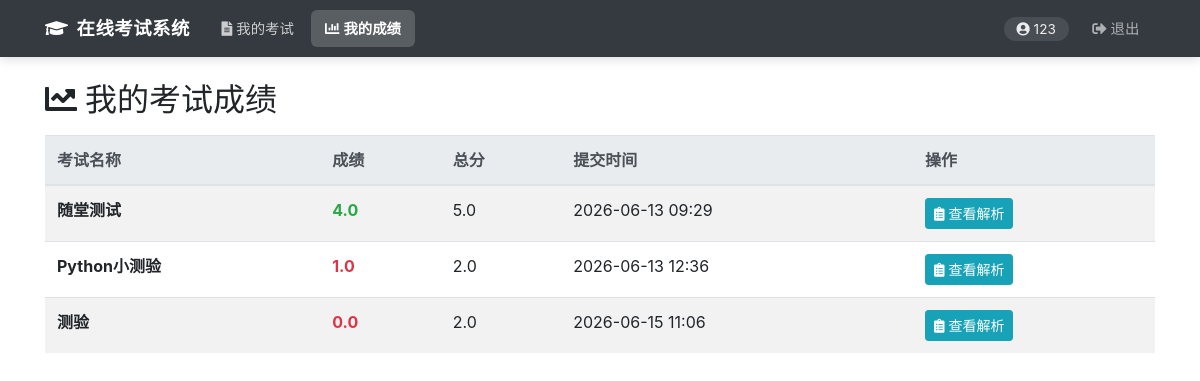
The page /results/me (signed in) on the database its author committed.
### database/models.py (models this page shows, shortened)
class User(db.Model, UserMixin):
    id = db.Column(db.Integer, primary_key=True)
    username = db.Column(db.String(20), unique=True, nullable=False)
    email = db.Column(db.String(120), unique=True)  # , nullable=False)
    password_hash = db.Column(db.String(60), nullable=False)
    role = db.Column(db.String(20), nullable=False)
    created_at = db.Column(db.DateTime, nullable=False, default=datetime.utcnow)
    def is_teacher(self):
        return self.role == RoleEnum.TEACHER
    def is_student(self):
        return self.role == RoleEnum.STUDENT

class Result(db.Model):
    id = db.Column(db.Integer, primary_key=True)
    exam_id = db.Column(db.Integer, db.ForeignKey('exam.id'), nullable=False)
    student_id = db.Column(db.Integer, db.ForeignKey('user.id'), nullable=False)
    score = db.Column(db.Float, nullable=False)
    total_score = db.Column(db.Float, nullable=False)
    submitted_at = db.Column(db.DateTime, nullable=False, default=datetime.utcnow)
    ai_analysis = db.Column(db.Text)
    student = db.relationship('User', backref='results', lazy=True)

class Exam(db.Model):
    id = db.Column(db.Integer, primary_key=True)
    title = db.Column(db.String(100), nullable=False)
    description = db.Column(db.Text)
    start_time = db.Column(db.DateTime, nullable=False)
    end_time = db.Column(db.DateTime, nullable=False)
    duration = db.Column(db.Integer, nullable=False)  # 分钟
    status = db.Column(db.String(20), nullable=False, default=ExamStatusEnum.DRAFT)
    creator_id = db.Column(db.Integer, db.ForeignKey('user.id'), nullable=False)
    created_at = db.Column(db.DateTime, nullable=False, default=datetime.utcnow)
    creator = db.relationship('User', backref='exams', lazy=True)
    exam_questions = db.relationship('ExamQuestion', backref='exam', lazy=True)
    exam_students = db.relationship('ExamStudent', backref='exam', lazy=True)
    sessions = db.relationship('ExamSession', backref='exam', lazy=True)
    results = db.relationship('Result', backref='exam', lazy=True)

### result/routes.py (the view)
@result_bp.route("/results/me")
@login_required
def my_results():
    if not current_user.is_student():
        flash('无权访问', 'danger')
        return redirect(url_for('home'))
    results = Result.query.filter_by(student_id=current_user.id).all()
    return render_template('result/my_results.html', results=results, now=datetime.now(), ExamStatusEnum=ExamStatusEnum)

### app.py (called while the page is built, shortened)
@login_manager.user_loader
def load_user(user_id):
    from database.models import User
    return db.session.get(User, int(user_id))

@app.before_request
def auto_end_expired_exams():
    from database.models import Exam, ExamSession, ExamStatusEnum, Answer, ExamQuestion, Result, Question, QuestionTypeEnum
    OBJECTIVE_TYPES = {'single_choice', 'multiple_choice', 'true_false', 'fill_blank'}
    try:
        now = datetime.now()
        expired_exams = Exam.query.filter(
            Exam.status == ExamStatusEnum.PUBLISHED,
            Exam.end_time < now
        ).all()
        if expired_exams:
            db.session.commit()
    except Exception:
        db.session.rollback()

### templates/result/my_results.html (shortened to what this page needs)
<!DOCTYPE html>
<html lang="zh-CN">
<head>
    <link rel="stylesheet" href="https://maxcdn.bootstrapcdn.com/bootstrap/4.5.2/css/bootstrap.min.css">
    <link rel="stylesheet" href="https://cdnjs.cloudflare.com/ajax/libs/font-awesome/5.15.4/css/all.min.css">
</head>
<body>
    {% include 'layout/header.html' %}
    <div class="container mt-4">
        <h2><i class="fas fa-chart-line mr-2"></i>我的考试成绩</h2>
        {% if results %}
        <table class="table table-striped mt-3">
            <thead class="thead-light">
                <tr>
                    <th>考试名称</th>
                    <th>成绩</th>
                    <th>总分</th>
                    <th>提交时间</th>
                    <th>操作</th>
                </tr>
            </thead>
            <tbody>
                {% for result in results %}
                    {% set exam_ended = (result.exam.status == ExamStatusEnum.ENDED) or (result.exam.end_time and now > result.exam.end_time) %}
                <tr>
                    <td><strong>{{ result.exam.title }}</strong></td>
                    <td>
                        {% set pct = (result.score / result.total_score * 100) if result.total_score > 0 else 0 %}
                        <span class="{% if pct >= 80 %}text-success{% elif pct >= 60 %}text-warning{% else %}text-danger{% endif %} font-weight-bold">
                            {{ result.score }}
                        </span>
                    </td>
                    <td>{{ result.total_score }}</td>
                    <td>{{ result.submitted_at.strftime('%Y-%m-%d %H:%M') }}</td>
                    <td>
                        {% if exam_ended %}
                            <a href="{{ url_for('result.view_analysis', exam_id=result.exam_id, student_id=current_user.id) }}"
                               class="btn btn-sm btn-info">
                                <i class="fas fa-clipboard-list mr-1"></i>查看解析
                            </a>
                        {% else %}
                            <span class="text-muted small"><i class="fas fa-lock mr-1"></i>考试结束后开放</span>
                        {% endif %}
                    </td>
                </tr>
                {% endfor %}
            </tbody>
        </table>
        {% else %}
            <div class="alert alert-info mt-4">
                <i class="fas fa-inbox mr-1"></i>暂无考试成绩
            </div>
        {% endif %}
    </div>
</body>
</html>

### templates/layout/header.html (shortened to what this page needs)
<!DOCTYPE html>
<html lang="zh-CN">
<head>
    <link rel="stylesheet" href="https://maxcdn.bootstrapcdn.com/bootstrap/4.5.2/css/bootstrap.min.css">
    <link rel="stylesheet" href="https://cdnjs.cloudflare.com/ajax/libs/font-awesome/5.15.4/css/all.min.css">
</head>
<body>
    <nav class="navbar navbar-expand-lg navbar-dark bg-dark">
        <div class="container">
            <a class="navbar-brand" href="/">
                <i class="fas fa-graduation-cap mr-2"></i>在线考试系统
            </a>
            <div class="collapse navbar-collapse" id="mainNav">
                <ul class="navbar-nav mr-auto">
                    {% if current_user.is_authenticated %}
                        {% if current_user.is_teacher() %}
                            <li class="nav-item">
                                <a class="nav-link" data-path="/dashboard" href="{{ url_for('exam.dashboard') }}">
                                    <i class="fas fa-chalkboard-teacher mr-1"></i>考试管理
                                </a>
                            </li>
                            <li class="nav-item">
                                <a class="nav-link" data-path="/questions" href="{{ url_for('question_bank.list_questions') }}">
                                    <i class="fas fa-database mr-1"></i>题库管理
                                </a>
                            </li>
                            <li class="nav-item">
                                <a class="nav-link" data-path="/majors" href="{{ url_for('question_bank.manage_majors') }}">
                                    <i class="fas fa-book-open mr-1"></i>专业管理
                                </a>
                            </li>
                            <li class="nav-item">
                                <a class="nav-link" data-path="/ai/generate" href="{{ url_for('ai.generate_questions') }}">
                                    <i class="fas fa-robot mr-1"></i>AI出题
                                </a>
                            </li>
                        {% else %}
                            <li class="nav-item">
                                <a class="nav-link" data-path="/student/dashboard" href="{{ url_for('execution.student_dashboard') }}">
                                    <i class="fas fa-file-alt mr-1"></i>我的考试
                                </a>
                            </li>
                            <li class="nav-item">
                                <a class="nav-link" data-path="/results/me" href="{{ url_for('result.my_results') }}">
                                    <i class="fas fa-chart-bar mr-1"></i>我的成绩
                                </a>
                            </li>
                        {% endif %}
                    {% endif %}
                </ul>
                <ul class="navbar-nav align-items-center">
                    {% if current_user.is_authenticated %}
                        <li class="nav-item">
                            <span class="user-badge">
                                <i class="fas fa-user-circle mr-1"></i>{{ current_user.username }}
                            </span>
                        </li>
                        <li class="nav-item">
                            <a class="nav-link logout-link" href="{{ url_for('auth.logout') }}">
                                <i class="fas fa-sign-out-alt mr-1"></i>退出
                            </a>
                        </li>
                    {% endif %}
                </ul>
            </div>
        </div>
    </nav>

### templates/layout/header.html (style rules this page uses)
.navbar { box-shadow: 0 2px 10px rgba(0,0,0,0.15); padding: 0.6rem 1rem; }
.navbar-brand { font-weight: 700; font-size: 1.15rem; letter-spacing: 0.5px; }
.navbar .nav-link { padding: 0.5rem 0.85rem !important; border-radius: 6px; margin: 0 2px; font-size: 0.9rem; transition: all 0.2s ease; color: rgba(255,255,255,0.75) !important; }
.navbar .nav-link.active { background: rgba(255,255,255,0.18) !important; color: #fff !important; font-weight: 600; }
.navbar .user-badge { color: rgba(255,255,255,0.9); font-size: 0.85rem; background: rgba(255,255,255,0.1); border-radius: 20px; padding: 0.25rem 0.8rem; margin-right: 0.5rem; }
.navbar .nav-link.logout-link { color: rgba(255,255,255,0.6) !important; }

### rows shown on the page
User: username "123"
Result: exam "随堂测试", score "4.0", total_score "5.0", submitted_at "2026-06-13 09:29"
Result: exam "Python小测验", score "1.0", total_score "2.0", submitted_at "2026-06-13 12:36"
Result: exam "测验", score "0.0", total_score "2.0", submitted_at "2026-06-15 11:06"
